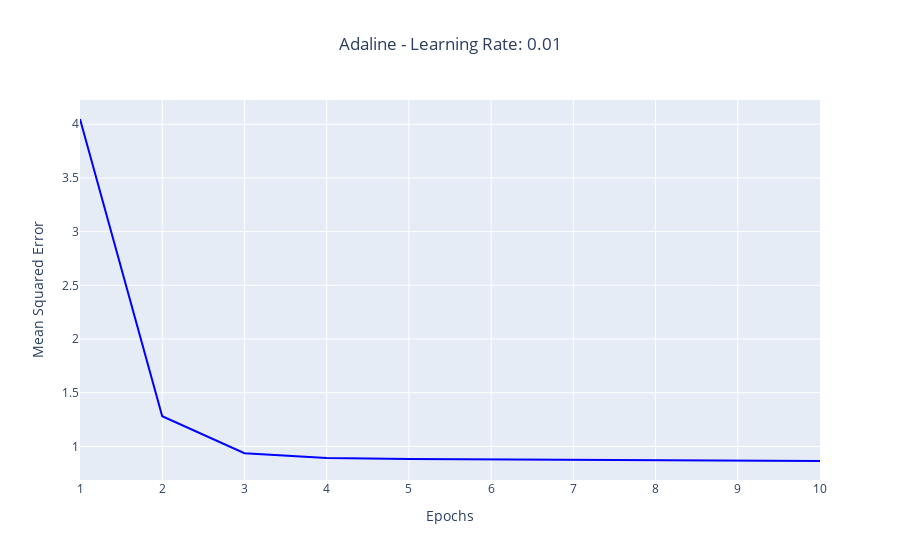

Here is the notebook cell this chart was saved with:
### Code cell
adaline4 = AdalineGD(eta=0.01, n_iter=10, random_state=1)
adaline4.fit(X4, y)

fig = px.line(x=range(1, adaline4.n_iter + 1), 
              y=adaline4.losses_,
              labels={'x': 'Epochs', 'y': 'Mean Squared Error'},
              title='Adaline - Learning Rate: {}'.format(adaline4.eta))
fig.update_traces(line=dict(color='blue', width=2))
fig.update_layout(title_x=0.5, xaxis_title='Epochs', yaxis_title='Mean Squared Error')
fig.show()

### Figure 1 — Plotly figure (JSON) as saved in the notebook; plotly's stock layout.template omitted (floating-point values rounded to 4 significant figures)
{"data": [{"hovertemplate": "Epochs=%{x}<br>Mean Squared Error=%{y}<extra></extra>", "legendgroup": "", "line": {"color": "blue", "dash": "solid", "width": 2}, "marker": {"symbol": "circle"}, "mode": "lines", "name": "", "orientation": "v", "showlegend": false, "type": "scatter", "x": [1, 2, 3, 4, 5, 6, 7, 8, 9, 10], "xaxis": "x", "y": [4.049, 1.281, 0.9364, 0.8907, 0.8819, 0.8777, 0.8741, 0.8707, 0.8673, 0.8639], "yaxis": "y"}], "layout": {"legend": {"tracegroupgap": 0}, "title": {"text": "Adaline - Learning Rate: 0.01", "x": 0.5}, "xaxis": {"anchor": "y", "domain": [0, 1], "title": {"text": "Epochs"}}, "yaxis": {"anchor": "x", "domain": [0, 1], "title": {"text": "Mean Squared Error"}}}}
